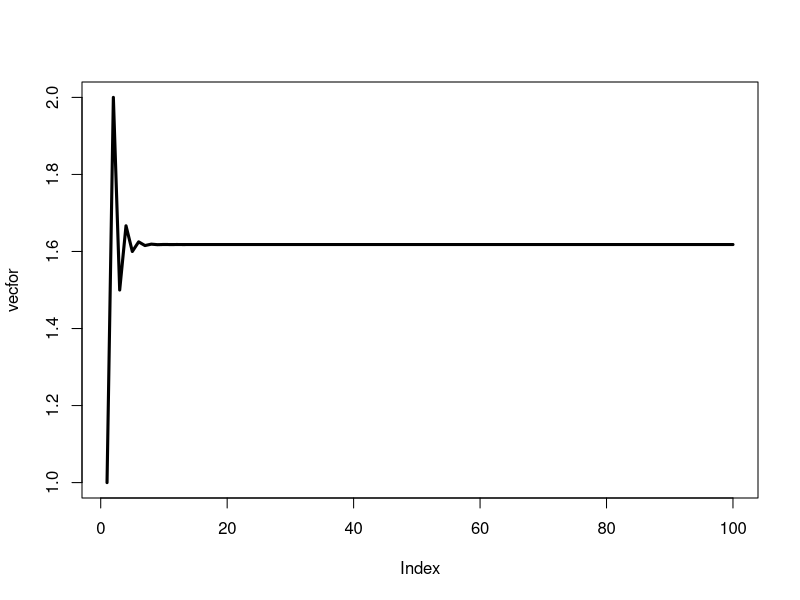

This chart was generated by the following R code:
## ---- chunk 1
FibFunc <- function(n) {
  Fib <- c(1,1)
  if(n==1){
    return(Fib[1])
  }else if(n==2){
    return(Fib)
    }else{
    for (i in 3:(n+1)) {
      Fib[i] <- Fib[i-1] + Fib[i-2]
    }
  }
return(Fib)
}

numbers = FibFunc(5)
## ---- chunk 2
# Fibonacci numbers using recursive relation
while_funct <-function(number, fib_numbers){
  my_vec <- c()
  prevNum<- fib_numbers[1]
  nextNum<-prevNum
  # counter var
  count <- 1 
  while(count <= number) {
    prevNum=nextNum
    nextNum=fib_numbers[count+1]
    my_vec <- c(my_vec, nextNum/prevNum)
    count=count+1
  }
return (my_vec)
}
print(numbers)
while_funct(5, numbers)
## ---- chunk 3
for_funct <- function(number, fib_numbers){
  my_vec <- c()
  PrevNum<-fib_numbers[1]
  NextNum<-PrevNum
  for(i in 1:(number))
  {
    PrevNum=NextNum
    NextNum=fib_numbers[i+1]
    my_vec <- c(my_vec, NextNum/PrevNum)
      }
  return (my_vec)
}
for_funct(5, numbers)
## ---- chunk 4
library(microbenchmark)

nums <- 1000
fib_nums = FibFunc(nums)

microbenchmark("while_funct(n = 100)" = {
  x <- while_funct(100, fib_nums)
},
  "for_funct(n = 100)" = {
  y <- for_funct(100, fib_nums)
  },
"while_funct(n = 1000)" = {
  x <- while_funct(1000, fib_nums)
},
"for_funct(n = 1000)" = {
  x <- for_funct(1000, fib_nums)
}, times=1, unit = "milliseconds")
## ---- chunk 5
res<-microbenchmark(
vecfor<-c(for_funct(100, fib_nums)))

 plot(vecfor, type="l", lwd=3)
## ---- chunk 6
n<-1000
Fi<-(sqrt(5)+1)/2
LeftPart<-c()
RightPart<-c()
for (i in 1:n) {
  LeftPart<-c(LeftPart,round(Fi^(i+1)))

  RightPart<-c(RightPart,round((Fi^(i) + Fi^(i-1))))
}

LeftPart==RightPart

## ---- chunk 7
Check<-c()
for(i in 1:n){

  if(all.equal(LeftPart[i], RightPart[i])) {
    Check<-c(Check,"TRUE")
  } else {
    Check<-c(Check,"FALSE")
  }
}
print(Check)
## ---- chunk 8
x<-floor(runif(2, min=1, max=7))# floor rounds 

if (sum(x)==7 | sum(x)==11){
  print("You win! With number: " + x)
  sum(x)
}else{
y<-c()
  while(sum(x)!=sum(y) | sum(y)==7 | sum(y)==11){
    y<-floor(runif(2, min=1, max=7))
    if(sum(y)==7 | sum(y)==11){
      print("You lose!")
      print(paste(sum(x),"--> ", sum(y)))
    }else if(sum(y)==sum(x)){
      print("You win 2!")
      print(paste(sum(x),"--> ", sum(y)))
    }
  }
  
  }
## ---- chunk 9
set.seed(1)

foobar0<- function(x, z){
  if (sum(x >= .001) < 1) {
    stop("step 1 requires 1 observation(s) with value >= .001")
  }
  fit <- lm(x ~ z)
  r <- fit$residuals
  x <- sin(r) + .01
  if (sum(x >= .002) < 2) {
    stop("step 2 requires 2 observation(s) with value >= .002")
  }
  fit <- lm(x ~ z)
  r <- fit$residuals
  x <- 2 * sin(r) + .02
  if (sum(x >= .003) < 3) {
    stop("step 3 requires 3 observation(s) with value >= .003")
  }
  fit <- lm(x ~ z)
  r <- fit$residuals
  x <- 3 * sin(r) + .03
  if (sum(x >= .004) < 4) {
    stop("step 4 requires 4 observation(s) with value >= .004")
  }
  fit <- lm(x ~ z)
  r <- fit$residuals
  x <- 4 * sin(r) + .04
  return(x)
}

x <- rnorm(100)
z <- rnorm(100)
q<-foobar0(x,z)
## ---- chunk 10
set.seed(1)

repetitive_function <- function(x, z){
  
  for(i in 1:4){
  if (sum(x >= (i/1000)) < i) {
       stop(paste("step ", i, " requires ", i ," observation(s) with value >= ",i))
  }
    fit <- lm(x ~ z)
     r <- fit$residuals
     x <- i*sin(r) + (i/100)
  }
  return(x)
}
 set.seed(1)
 x <- rnorm(100)
 z <- rnorm(100)
 w<-repetitive_function(x,z)
## ---- chunk 11
all.equal(w,q)
